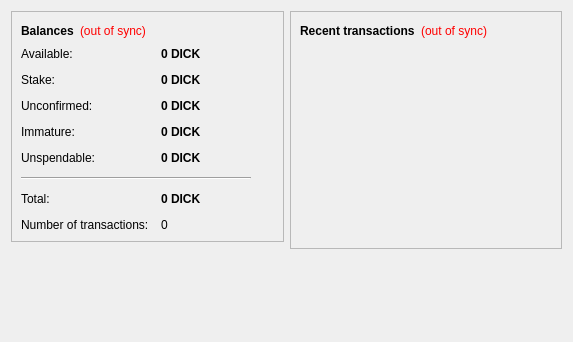
<?xml version="1.0" encoding="UTF-8"?>
<ui version="4.0">
 <class>OverviewPage</class>
 <widget class="QWidget" name="OverviewPage">
  <property name="geometry">
   <rect>
    <x>0</x>
    <y>0</y>
    <width>573</width>
    <height>342</height>
   </rect>
  </property>
  <property name="windowTitle">
   <string>Form</string>
  </property>
  <layout class="QHBoxLayout" name="horizontalLayout" stretch="1,1">
   <item>
    <layout class="QVBoxLayout" name="verticalLayout_2">
     <item>
      <widget class="QFrame" name="frame">
       <property name="frameShape">
        <enum>QFrame::StyledPanel</enum>
       </property>
       <property name="frameShadow">
        <enum>QFrame::Raised</enum>
       </property>
       <layout class="QVBoxLayout" name="verticalLayout_4">
        <item>
         <layout class="QHBoxLayout" name="horizontalLayout_4">
          <item>
           <widget class="QLabel" name="label_5">
            <property name="font">
             <font>
              <weight>75</weight>
              <bold>true</bold>
             </font>
            </property>
            <property name="text">
             <string>Balances</string>
            </property>
           </widget>
          </item>
          <item>
           <widget class="QLabel" name="labelWalletStatus">
            <property name="toolTip">
             <string>The displayed information may be out of date. Your wallet automatically synchronizes with the Dickcoin network after a connection is established, but this process has not completed yet.</string>
            </property>
            <property name="styleSheet">
             <string notr="true">QLabel { color: red; }</string>
            </property>
            <property name="text">
             <string notr="true">(out of sync)</string>
            </property>
            <property name="alignment">
             <set>Qt::AlignLeading|Qt::AlignLeft|Qt::AlignVCenter</set>
            </property>
           </widget>
          </item>
          <item>
           <spacer name="horizontalSpacer_2">
            <property name="orientation">
             <enum>Qt::Horizontal</enum>
            </property>
            <property name="sizeHint" stdset="0">
             <size>
              <width>40</width>
              <height>20</height>
             </size>
            </property>
           </spacer>
          </item>
         </layout>
        </item>
        <item>
         <layout class="QFormLayout" name="formLayout_2">
          <property name="fieldGrowthPolicy">
           <enum>QFormLayout::AllNonFixedFieldsGrow</enum>
          </property>
          <property name="horizontalSpacing">
           <number>12</number>
          </property>
          <property name="verticalSpacing">
           <number>12</number>
          </property>
          <item row="0" column="0">
           <widget class="QLabel" name="labelAvailableText">
            <property name="toolTip">
             <string>Your current available balance</string>
            </property>
            <property name="text">
             <string>Available:</string>
            </property>
           </widget>
          </item>
          <item row="0" column="1">
           <widget class="QLabel" name="labelAvailable">
            <property name="font">
             <font>
              <weight>75</weight>
              <bold>true</bold>
             </font>
            </property>
            <property name="cursor">
             <cursorShape>IBeamCursor</cursorShape>
            </property>
            <property name="toolTip">
             <string>Your current available balance</string>
            </property>
            <property name="text">
             <string notr="true">0 DICK</string>
            </property>
            <property name="alignment">
             <set>Qt::AlignLeading|Qt::AlignLeft|Qt::AlignVCenter</set>
            </property>
            <property name="textInteractionFlags">
             <set>Qt::LinksAccessibleByMouse|Qt::TextSelectableByKeyboard|Qt::TextSelectableByMouse</set>
            </property>
           </widget>
          </item>
          <item row="1" column="0">
           <widget class="QLabel" name="label_6">
            <property name="toolTip">
             <string>Total of coins that was staked, and do not yet count toward the current balance</string>
            </property>
            <property name="text">
             <string>Stake:</string>
            </property>
           </widget>
          </item>
          <item row="1" column="1">
           <widget class="QLabel" name="labelStake">
            <property name="font">
             <font>
              <weight>75</weight>
              <bold>true</bold>
             </font>
            </property>
            <property name="cursor">
             <cursorShape>IBeamCursor</cursorShape>
            </property>
            <property name="toolTip">
             <string>Total of coins that was staked, and do not yet count toward the current balance</string>
            </property>
            <property name="text">
             <string notr="true">0 DICK</string>
            </property>
            <property name="alignment">
             <set>Qt::AlignLeading|Qt::AlignLeft|Qt::AlignVCenter</set>
            </property>
            <property name="textInteractionFlags">
             <set>Qt::LinksAccessibleByMouse|Qt::TextSelectableByKeyboard|Qt::TextSelectableByMouse</set>
            </property>
           </widget>
          </item>
          <item row="2" column="0">
           <widget class="QLabel" name="label_3">
            <property name="toolTip">
             <string>Total of transactions that have yet to be confirmed, and do not yet count toward the current balance</string>
            </property>
            <property name="text">
             <string>Unconfirmed:</string>
            </property>
           </widget>
          </item>
          <item row="2" column="1">
           <widget class="QLabel" name="labelUnconfirmed">
            <property name="font">
             <font>
              <weight>75</weight>
              <bold>true</bold>
             </font>
            </property>
            <property name="cursor">
             <cursorShape>IBeamCursor</cursorShape>
            </property>
            <property name="toolTip">
             <string>Total of transactions that have yet to be confirmed, and do not yet count toward the current balance</string>
            </property>
            <property name="text">
             <string notr="true">0 DICK</string>
            </property>
            <property name="alignment">
             <set>Qt::AlignLeading|Qt::AlignLeft|Qt::AlignVCenter</set>
            </property>
            <property name="textInteractionFlags">
             <set>Qt::LinksAccessibleByMouse|Qt::TextSelectableByKeyboard|Qt::TextSelectableByMouse</set>
            </property>
           </widget>
          </item>
          <item row="3" column="0">
           <widget class="QLabel" name="labelImmatureText">
            <property name="toolTip">
             <string>Mined balance that has not yet matured</string>
            </property>
            <property name="text">
             <string>Immature:</string>
            </property>
           </widget>
          </item>
          <item row="3" column="1">
           <widget class="QLabel" name="labelImmature">
            <property name="font">
             <font>
              <weight>75</weight>
              <bold>true</bold>
             </font>
            </property>
            <property name="toolTip">
             <string>Mined balance that has not yet matured</string>
            </property>
            <property name="text">
             <string notr="true">0 DICK</string>
            </property>
            <property name="alignment">
             <set>Qt::AlignLeading|Qt::AlignLeft|Qt::AlignVCenter</set>
            </property>
            <property name="textInteractionFlags">
             <set>Qt::LinksAccessibleByMouse|Qt::TextSelectableByKeyboard|Qt::TextSelectableByMouse</set>
            </property>
           </widget>
          </item>
          <item row="4" column="0">
           <widget class="QLabel" name="labelBalanceWatchOnlyText">
            <property name="toolTip">
             <string>Your unspendable balance</string>
            </property>
            <property name="text">
             <string>Unspendable:</string>
            </property>
           </widget>
          </item>
          <item row="4" column="1">
           <widget class="QLabel" name="labelBalanceWatchOnly">
            <property name="font">
             <font>
              <weight>75</weight>
              <bold>true</bold>
             </font>
            </property>
            <property name="cursor">
             <cursorShape>IBeamCursor</cursorShape>
            </property>
            <property name="toolTip">
             <string>Your unspendable balance</string>
            </property>
            <property name="text">
             <string notr="true">0 DICK</string>
            </property>
            <property name="alignment">
             <set>Qt::AlignLeading|Qt::AlignLeft|Qt::AlignVCenter</set>
            </property>
            <property name="textInteractionFlags">
             <set>Qt::LinksAccessibleByMouse|Qt::TextSelectableByKeyboard|Qt::TextSelectableByMouse</set>
            </property>
           </widget>
          </item>
          <item row="5" column="0" colspan="2">
           <widget class="Line" name="line">
            <property name="maximumSize">
             <size>
              <width>230</width>
              <height>16777215</height>
             </size>
            </property>
            <property name="orientation">
             <enum>Qt::Horizontal</enum>
            </property>
           </widget>
          </item>
          <item row="6" column="0">
           <widget class="QLabel" name="labelTotalText">
            <property name="toolTip">
             <string>Your current total balance</string>
            </property>
            <property name="text">
             <string>Total:</string>
            </property>
           </widget>
          </item>
          <item row="6" column="1">
           <widget class="QLabel" name="labelTotal">
            <property name="font">
             <font>
              <weight>75</weight>
              <bold>true</bold>
             </font>
            </property>
            <property name="toolTip">
             <string>Your current total balance</string>
            </property>
            <property name="text">
             <string notr="true">0 DICK</string>
            </property>
            <property name="alignment">
             <set>Qt::AlignLeading|Qt::AlignLeft|Qt::AlignVCenter</set>
            </property>
            <property name="textInteractionFlags">
             <set>Qt::LinksAccessibleByMouse|Qt::TextSelectableByKeyboard|Qt::TextSelectableByMouse</set>
            </property>
           </widget>
          </item>
          <item row="7" column="0">
           <widget class="QLabel" name="label_2">
            <property name="toolTip">
             <string>Total number of transactions in wallet</string>
            </property>
            <property name="text">
             <string>Number of transactions:</string>
            </property>
           </widget>
          </item>
          <item row="7" column="1">
           <widget class="QLabel" name="labelNumTransactions">
            <property name="toolTip">
             <string>Total number of transactions in wallet</string>
            </property>
            <property name="text">
             <string notr="true">0</string>
            </property>
           </widget>
          </item>
         </layout>
        </item>
       </layout>
      </widget>
     </item>
     <item>
      <spacer name="verticalSpacer">
       <property name="orientation">
        <enum>Qt::Vertical</enum>
       </property>
       <property name="sizeHint" stdset="0">
        <size>
         <width>20</width>
         <height>40</height>
        </size>
       </property>
      </spacer>
     </item>
    </layout>
   </item>
   <item>
    <layout class="QVBoxLayout" name="verticalLayout_3">
     <item>
      <widget class="QFrame" name="frame_2">
       <property name="frameShape">
        <enum>QFrame::StyledPanel</enum>
       </property>
       <property name="frameShadow">
        <enum>QFrame::Raised</enum>
       </property>
       <layout class="QVBoxLayout" name="verticalLayout">
        <item>
         <layout class="QHBoxLayout" name="horizontalLayout_2">
          <item>
           <widget class="QLabel" name="label_4">
            <property name="text">
             <string>&lt;b&gt;Recent transactions&lt;/b&gt;</string>
            </property>
           </widget>
          </item>
          <item>
           <widget class="QLabel" name="labelTransactionsStatus">
            <property name="toolTip">
             <string>The displayed information may be out of date. Your wallet automatically synchronizes with the Dickcoin network after a connection is established, but this process has not completed yet.</string>
            </property>
            <property name="styleSheet">
             <string notr="true">QLabel { color: red; }</string>
            </property>
            <property name="text">
             <string notr="true">(out of sync)</string>
            </property>
            <property name="alignment">
             <set>Qt::AlignRight|Qt::AlignTrailing|Qt::AlignVCenter</set>
            </property>
           </widget>
          </item>
          <item>
           <spacer name="horizontalSpacer">
            <property name="orientation">
             <enum>Qt::Horizontal</enum>
            </property>
            <property name="sizeHint" stdset="0">
             <size>
              <width>40</width>
              <height>20</height>
             </size>
            </property>
           </spacer>
          </item>
         </layout>
        </item>
        <item>
         <widget class="QListView" name="listTransactions">
          <property name="styleSheet">
           <string notr="true">QListView { background: transparent; }</string>
          </property>
          <property name="frameShape">
           <enum>QFrame::NoFrame</enum>
          </property>
          <property name="verticalScrollBarPolicy">
           <enum>Qt::ScrollBarAlwaysOff</enum>
          </property>
          <property name="horizontalScrollBarPolicy">
           <enum>Qt::ScrollBarAlwaysOff</enum>
          </property>
          <property name="selectionMode">
           <enum>QAbstractItemView::NoSelection</enum>
          </property>
         </widget>
        </item>
       </layout>
      </widget>
     </item>
     <item>
      <spacer name="verticalSpacer_2">
       <property name="orientation">
        <enum>Qt::Vertical</enum>
       </property>
       <property name="sizeHint" stdset="0">
        <size>
         <width>20</width>
         <height>40</height>
        </size>
       </property>
      </spacer>
     </item>
    </layout>
   </item>
  </layout>
 </widget>
 <resources/>
 <connections/>
</ui>
